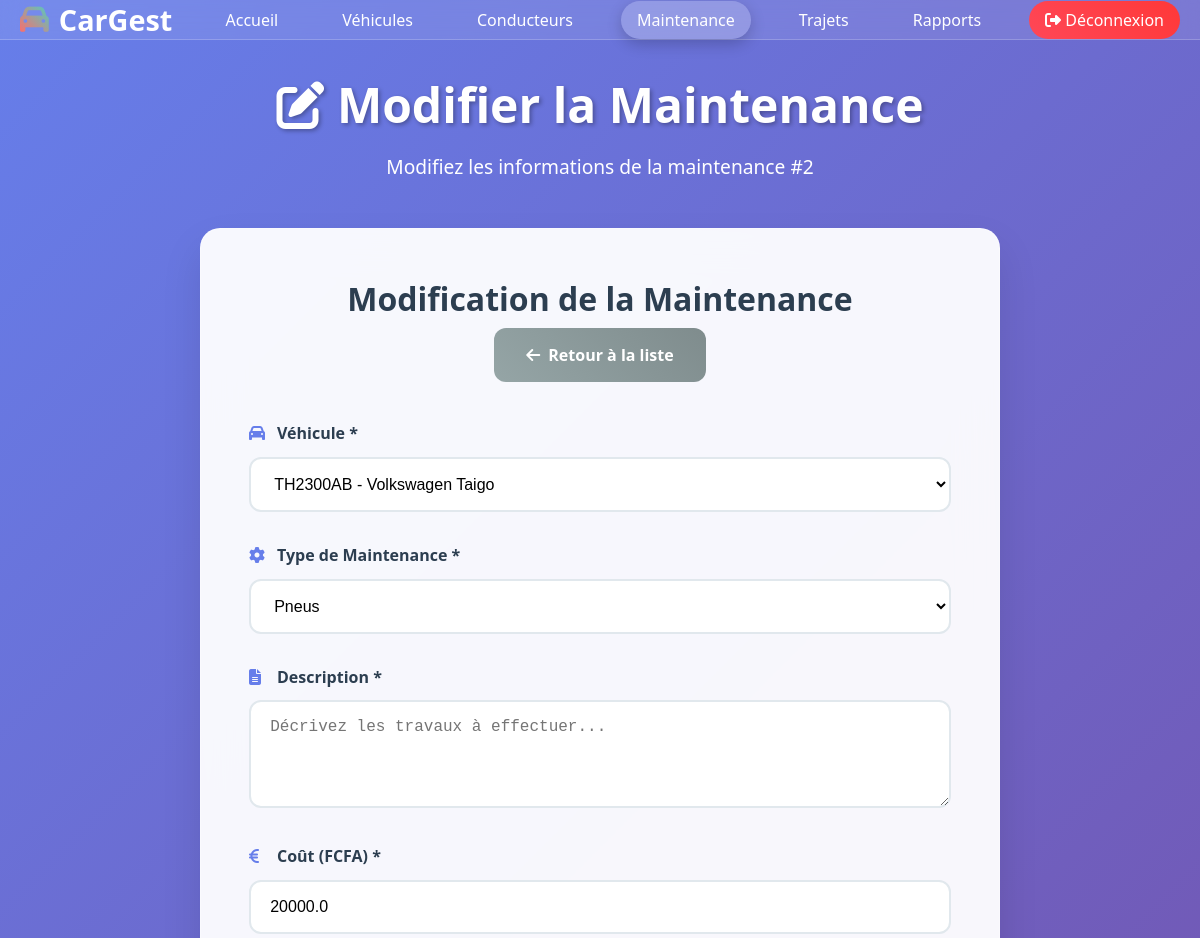
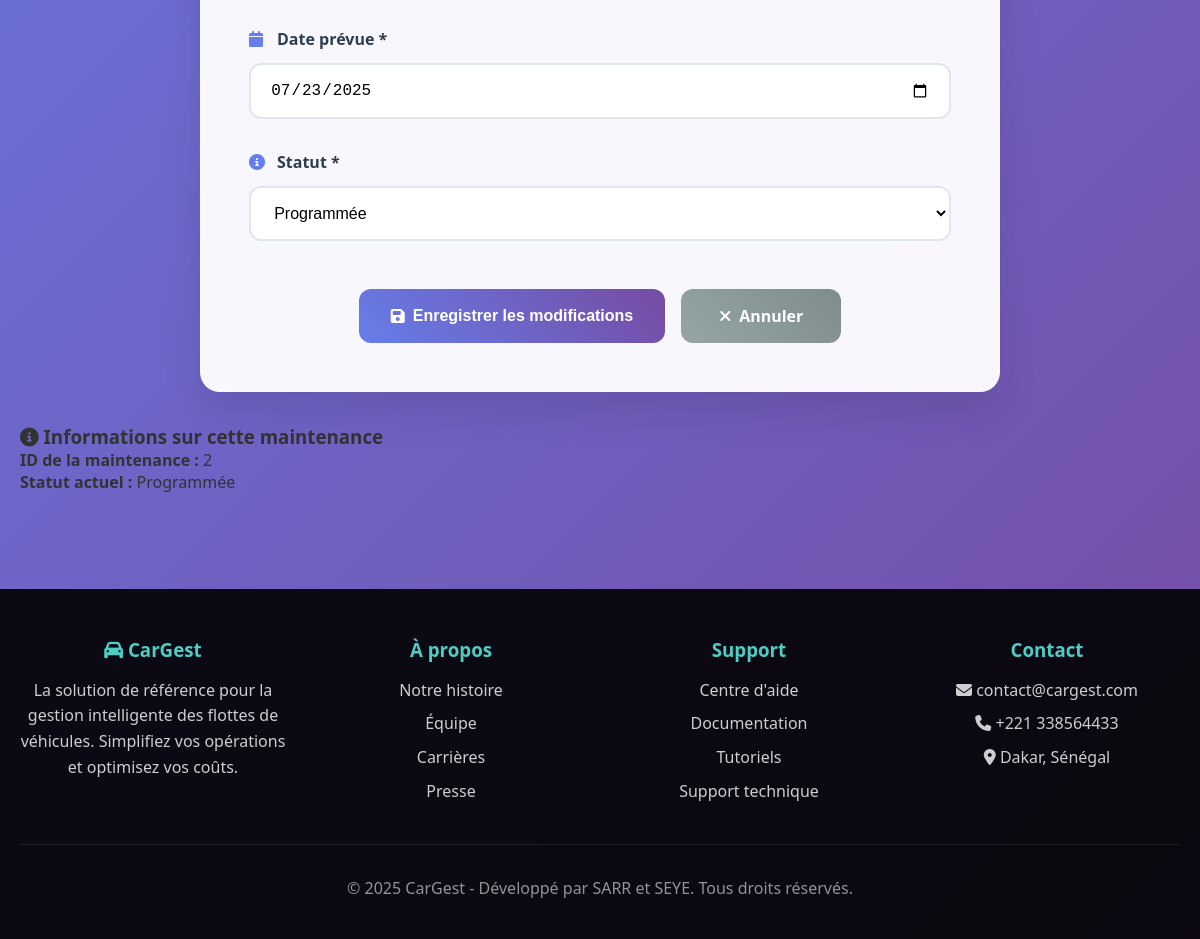
The page /maintenances/modifier/2 (signed in) on the database its author committed (2 pictures, top to bottom).
### app.py (models this page shows)
class Maintenance(db.Model):
    id = db.Column(db.Integer, primary_key=True)
    user_id = db.Column(db.Integer, db.ForeignKey('user.id'), nullable=False)  # AJOUTÉ
    vehicule_id = db.Column(db.Integer, db.ForeignKey('vehicule.id'))
    type_maintenance = db.Column(db.String(100))
    description = db.Column(db.Text)
    cout = db.Column(db.Float)
    date_maintenance = db.Column(db.Date)
    statut = db.Column(db.String(50), default="Programmée")

class Vehicule(db.Model):
    id = db.Column(db.Integer, primary_key=True)
    user_id = db.Column(db.Integer, db.ForeignKey('user.id'), nullable=False)  # AJOUTÉ
    marque = db.Column(db.String(100))
    modele = db.Column(db.String(100))
    immatriculation = db.Column(db.String(100))
    annee = db.Column(db.Integer)
    kilometrage = db.Column(db.Integer)
    statut = db.Column(db.String(50), default="Disponible")
    date_ajout = db.Column(db.DateTime, default=datetime.utcnow)
    __table_args__ = (db.UniqueConstraint('user_id', 'immatriculation', name='_user_immatriculation'),)

### app.py (the view, shortened to what this page needs)
@app.route('/maintenances/modifier/<int:id>', methods=['GET', 'POST'])
@login_required
def modifier_maintenance(id):
    user_id = session['user_id']
    maintenance = Maintenance.query.filter_by(id=id, user_id=user_id).first_or_404()
    vehicules = Vehicule.query.filter_by(user_id=user_id).all()
    return render_template('modifier_maintenance.html', maintenance=maintenance, vehicules=vehicules)

### app.py (called while the page is built)
def login_required(f):
    @wraps(f)
    def decorated_function(*args, **kwargs):
        if 'user_id' not in session:
            flash('Veuillez vous connecter.', 'warning')
            return redirect(url_for('login'))
        return f(*args, **kwargs)
    return decorated_function

### templates/modifier_maintenance.html (shortened to what this page needs)
<!DOCTYPE html>
<html lang="fr">
<head>
    <link rel="stylesheet" href="https://cdnjs.cloudflare.com/ajax/libs/font-awesome/6.7.2/css/all.min.css">
</head>
<body>
    <header>
        <nav class="container">
            <div class="logo">
                <i class="fa-solid fa-car"></i> CarGest
            </div>
            <ul class="nav-links">
                <li><a href="{{ url_for('index') }}">Accueil</a></li>
                <li><a href="{{ url_for('liste_vehicules') }}">Véhicules</a></li>
                <li><a href="{{ url_for('liste_conducteurs') }}">Conducteurs</a></li>
                <li><a href="{{ url_for('liste_maintenances') }}" class="active">Maintenance</a></li>
                <li><a href="{{ url_for('liste_trajets') }}">Trajets</a></li>
                <li><a href="{{ url_for('rapports') }}">Rapports</a></li>
                <li><a href="{{ url_for('logout') }}" class="logout-btn" onclick="return confirm('Êtes-vous sûr de vouloir vous déconnecter ?')">
                    <i class="fa-solid fa-sign-out-alt"></i>
                    Déconnexion
                    </a>
                </li>
            </ul>
        </nav>
    </header>
    <main>
        <section class="page-header">
            <div class="container">
                <h1><i class="fa-solid fa-edit"></i> Modifier la Maintenance</h1>
                <p>Modifiez les informations de la maintenance #{{ maintenance.id }}</p>
            </div>
        </section>
        <section class="content-section">
            <div class="container">
                <div class="form-container">
                    <div class="form-header">
                        <h2>Modification de la Maintenance</h2>
                        <a href="{{ url_for('liste_maintenances') }}" class="btn btn-secondary">
                            <i class="fa-solid fa-arrow-left"></i> Retour à la liste
                        </a>
                    </div>
                    <form method="POST" class="form">
                        <div class="form-row">
                            <div class="form-group">
                                <label for="vehicule_id">
                                    <i class="fa-solid fa-car"></i> Véhicule *
                                </label>
                                <select id="vehicule_id" name="vehicule_id" required>
                                    {% for vehicule in vehicules %}
                                        <option value="{{ vehicule.id }}"
                                                {% if vehicule.id == maintenance.vehicule_id %}selected{% endif %}>
                                            {{ vehicule.immatriculation }} - {{ vehicule.marque }} {{ vehicule.modele }}
                                        </option>
                                    {% endfor %}
                                </select>
                            </div>
                            <div class="form-group">
                                <label for="type_maintenance">
                                    <i class="fa-solid fa-cog"></i> Type de Maintenance *
                                </label>
                                <select id="type_maintenance" name="type_maintenance" required>
                                    <option value="Pneus" {% if maintenance.type_maintenance == 'Pneus' %}selected{% endif %}>Pneus</option>
                                </select>
                            </div>
                        </div>
                        <div class="form-group">
                            <label for="description">
                                <i class="fa-solid fa-file-text"></i> Description *
                            </label>
                            <textarea id="description" name="description" rows="4"
                                      placeholder="Décrivez les travaux à effectuer...">{{ maintenance.description }}</textarea>
                        </div>
                        <div class="form-row">
                            <div class="form-group">
                                <label for="cout">
                                    <i class="fa-solid fa-euro-sign"></i> Coût (FCFA) *
                                </label>
                                <input type="number" id="cout" name="cout" step="0.01" min="0" required
                                       value="{{ maintenance.cout }}" placeholder="Ex: 50000">
                            </div>
                            <div class="form-group">
                                <label for="date_maintenance">
                                    <i class="fa-solid fa-calendar"></i> Date prévue *
                                </label>
                                <input type="date" id="date_maintenance" name="date_maintenance" required
                                       value="{{ maintenance.date_maintenance.strftime('%Y-%m-%d') }}">
                            </div>
                        </div>
                        <div class="form-group">
                            <label for="statut">
                                <i class="fa-solid fa-info-circle"></i> Statut *
                            </label>
                            <select id="statut" name="statut" required>
                                <option value="Programmée" {% if maintenance.statut == 'Programmée' %}selected{% endif %}>Programmée</option>
                            </select>
                        </div>
                        <div class="form-actions">
                            <button type="submit" class="btn btn-primary">
                                <i class="fa-solid fa-save"></i> Enregistrer les modifications
                            </button>
                            <a href="{{ url_for('liste_maintenances') }}" class="btn btn-secondary">
                                <i class="fa-solid fa-times"></i> Annuler
                            </a>
                        </div>
                    </form>
                </div>
                <div class="info-box" style="margin-top: 2rem;">
                    <h3><i class="fa-solid fa-info-circle"></i> Informations sur cette maintenance</h3>
                    <div class="info-grid">
                        <div class="info-item">
                            <strong>ID de la maintenance :</strong> {{ maintenance.id }}
                        </div>
                        <div class="info-item">
                            <strong>Statut actuel :</strong>
                            <span class="badge badge-{{ 'warning' if maintenance.statut == 'Programmée' else 'success' if maintenance.statut == 'Terminée' else 'danger' }}">
                                {{ maintenance.statut }}
                            </span>
                        </div>
                    </div>
                </div>
            </div>
        </section>
    </main>
    <footer id="contact">
        <div class="container">
            <div class="footer-content">
                <div class="footer-section">
                    <h3><i class="fa-solid fa-car"></i> CarGest</h3>
                    <p>La solution de référence pour la gestion intelligente des flottes de véhicules. Simplifiez vos opérations et optimisez vos coûts.</p>
                </div>
                <div class="footer-section" id="about">
                    <h3>À propos</h3>
                    <ul>
                        <li><a href="#">Notre histoire</a></li>
                        <li><a href="#">Équipe</a></li>
                        <li><a href="#">Carrières</a></li>
                        <li><a href="#">Presse</a></li>
                    </ul>
                </div>
                <div class="footer-section">
                    <h3>Support</h3>
                    <ul>
                        <li><a href="#">Centre d'aide</a></li>
                        <li><a href="#">Documentation</a></li>
                        <li><a href="#">Tutoriels</a></li>
                        <li><a href="#">Support technique</a></li>
                    </ul>
                </div>
                <div class="footer-section">
                    <h3>Contact</h3>
                    <p><i class="fa-solid fa-envelope"></i> contact@cargest.com</p>
                    <p><i class="fa-solid fa-phone"></i> +221 338564433</p>
                    <p><i class="fa-solid fa-map-marker-alt"></i> Dakar, Sénégal</p>
                </div>
            </div>
            <div class="footer-bottom">
                <p>&copy; 2025 CarGest - Développé par SARR et SEYE. Tous droits réservés.</p>
            </div>
        </div>
    </footer>
</body>
</html>

### templates/modifier_maintenance.html (style rules this page uses)
* { margin: 0; padding: 0; box-sizing: border-box; }
body { font-family: 'Segoe UI', Tahoma, Geneva, Verdana, sans-serif; background: linear-gradient(135deg, #667eea 0%, #764ba2 100%); min-height: 100vh; color: #333; }
.container { max-width: 1200px; margin: 0 auto; padding: 0 20px; }
header { background: rgba(255, 255, 255, 0.1); backdrop-filter: blur(10px); border-bottom: 1px solid rgba(255, 255, 255, 0.2); position: sticky; top: 0; z-index: 100; }
nav { display: flex; justify-content: space-between; align-items: center; padding: 1rem 0; }
.logo { font-size: 1.8rem; font-weight: bold; color: white; display: flex; align-items: center; gap: 10px; }
.logo i { background: linear-gradient(45deg, #ff6b6b, #4ecdc4); -webkit-background-clip: text; -webkit-text-fill-color: transparent; background-clip: text; }
.nav-links { display: flex; list-style: none; gap: 2rem; align-items: center; }
.nav-links a { color: white; text-decoration: none; padding: 0.5rem 1rem; border-radius: 25px; transition: all 0.3s ease; position: relative; overflow: hidden; }
.nav-links a:hover, .nav-links a.active { background: rgba(255, 255, 255, 0.2); transform: translateY(-2px); box-shadow: 0 5px 15px rgba(0, 0, 0, 0.2); }
.logout-btn { background: linear-gradient(45deg, #ff4757, #ff3838) !important; color: white !important; }
main { padding: 2rem 0; }
.page-header { text-align: center; margin-bottom: 3rem; color: white; }
.page-header h1 { font-size: 3rem; margin-bottom: 1rem; text-shadow: 2px 2px 4px rgba(0, 0, 0, 0.3); animation: fadeInUp 0.8s ease; }
.page-header p { font-size: 1.2rem; opacity: 0.9; animation: fadeInUp 0.8s ease 0.2s both; }
.form-container { background: rgba(255, 255, 255, 0.95); backdrop-filter: blur(20px); border-radius: 20px; padding: 3rem; box-shadow: 0 20px 40px rgba(0, 0, 0, 0.1); max-width: 800px; margin: 0 auto; animation: fadeInUp 0.8s ease 0.4s both; border: 1px solid rgba(255, 255, 255, 0.3); }
.form-header { text-align: center; margin-bottom: 2.5rem; }
.form-header h2 { color: #2c3e50; font-size: 2rem; margin-bottom: 0.5rem; }
.form-group { position: relative; margin-bottom: 2rem; }
.form-group label { display: block; margin-bottom: 0.8rem; font-weight: 600; color: #2c3e50; display: flex; align-items: center; gap: 8px; font-size: 1rem; }
.form-group label i { color: #667eea; width: 20px; }
.form-group input, .form-group select, .form-group textarea { width: 100%; padding: 1rem 1.2rem; border: 2px solid #e1e8ed; border-radius: 12px; font-size: 1rem; transition: all 0.3s ease; background: white; position: relative; }
.form-actions { display: flex; gap: 1rem; justify-content: center; margin-top: 3rem; flex-wrap: wrap; }
.btn { padding: 1rem 2rem; border: none; border-radius: 12px; font-size: 1rem; font-weight: 600; cursor: pointer; transition: all 0.3s ease; text-decoration: none; display: inline-flex; align-items: center; gap: 8px; position: relative; overflow: hidden; min-width: 160px; justify-content: center; }
.btn::before { content: ''; position: absolute; top: 0; left: -100%; width: 100%; height: 100%; background: linear-gradient(90deg, transparent, rgba(255, 255, 255, 0.3), transparent); transition: left 0.5s; }
.btn-primary { background: linear-gradient(45deg, #667eea, #764ba2); color: white; transform: translateY(0); }
.btn-secondary { background: linear-gradient(45deg, #95a5a6, #7f8c8d); color: white; }
footer { background: rgba(0, 0, 0, 0.8); color: white; text-align: center; padding: 2rem 0; margin-top: 4rem; }
footer p { margin-bottom: 0.5rem; opacity: 0.8; }
footer { background: rgba(0, 0, 0, 0.9); color: white; padding: 3rem 0 2rem 0; margin-top: 4rem; }
.footer-content { display: grid; grid-template-columns: repeat(auto-fit, minmax(250px, 1fr)); gap: 2rem; margin-bottom: 2rem; }
.footer-section h3 { margin-bottom: 1rem; color: #4ecdc4; font-weight: 600; }
.footer-section p, .footer-section li { opacity: 0.8; line-height: 1.6; margin-bottom: 0.5rem; }
.footer-section ul { list-style: none; }
.footer-section a { color: white; text-decoration: none; transition: color 0.3s ease; }
.footer-bottom { text-align: center; padding-top: 2rem; border-top: 1px solid rgba(255, 255, 255, 0.1); opacity: 0.7; }

### rows shown on the page
Maintenance: id "2", vehicule_id "TH2300AB - Volkswagen Taigo", type_maintenance "Pneus", cout "20000.0", date_maintenance "07/23/2025", statut "Programmée"
